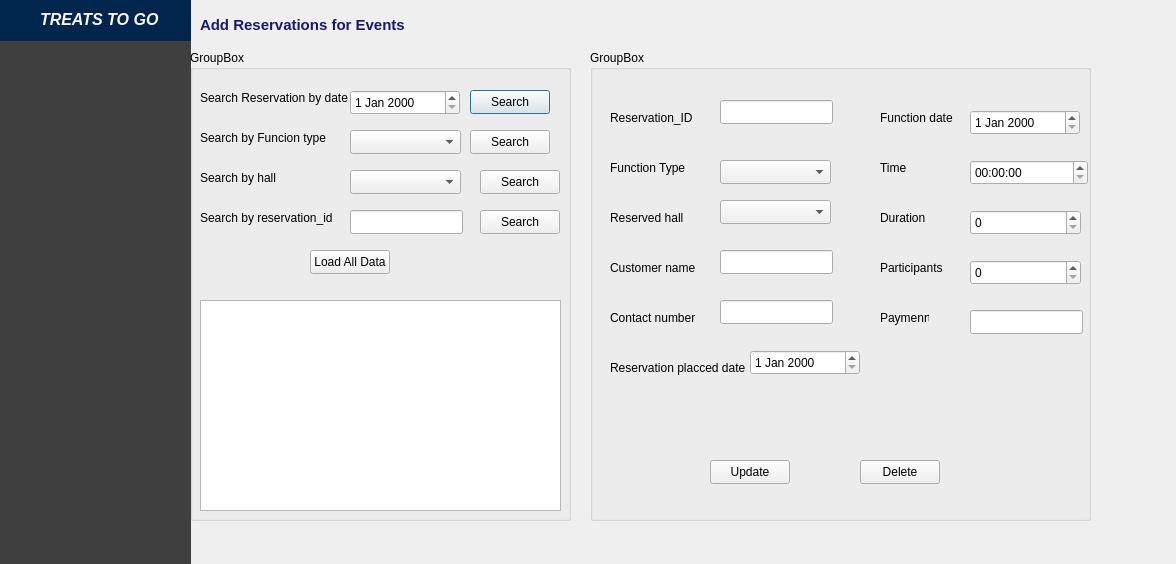
<?xml version="1.0" encoding="UTF-8"?>
<ui version="4.0">
 <class>notepaddapp</class>
 <widget class="QDialog" name="notepaddapp">
  <property name="geometry">
   <rect>
    <x>0</x>
    <y>0</y>
    <width>1176</width>
    <height>564</height>
   </rect>
  </property>
  <property name="windowTitle">
   <string>Dialog</string>
  </property>
  <widget class="QLabel" name="label_13">
   <property name="geometry">
    <rect>
     <x>0</x>
     <y>0</y>
     <width>191</width>
     <height>41</height>
    </rect>
   </property>
   <property name="styleSheet">
    <string notr="true">background-color: rgb(0, 38, 77);</string>
   </property>
   <property name="text">
    <string/>
   </property>
  </widget>
  <widget class="QLabel" name="label_20">
   <property name="geometry">
    <rect>
     <x>-10</x>
     <y>50</y>
     <width>211</width>
     <height>161</height>
    </rect>
   </property>
   <property name="styleSheet">
    <string notr="true">image: url(:/img/images/logo.png);</string>
   </property>
   <property name="text">
    <string/>
   </property>
  </widget>
  <widget class="QLabel" name="label_22">
   <property name="geometry">
    <rect>
     <x>40</x>
     <y>10</y>
     <width>121</width>
     <height>20</height>
    </rect>
   </property>
   <property name="text">
    <string>&lt;html&gt;&lt;head/&gt;&lt;body&gt;&lt;p&gt;&lt;span style=&quot; font-size:12pt; font-weight:700; font-style:italic; color:#fff6fe;&quot;&gt;TREATS TO GO&lt;/span&gt;&lt;/p&gt;&lt;/body&gt;&lt;/html&gt;</string>
   </property>
  </widget>
  <widget class="QLabel" name="label_15">
   <property name="geometry">
    <rect>
     <x>-10</x>
     <y>40</y>
     <width>201</width>
     <height>531</height>
    </rect>
   </property>
   <property name="styleSheet">
    <string notr="true">background-color: rgb(63, 63, 63);</string>
   </property>
   <property name="text">
    <string/>
   </property>
  </widget>
  <widget class="QLabel" name="label_14">
   <property name="geometry">
    <rect>
     <x>190</x>
     <y>0</y>
     <width>911</width>
     <height>41</height>
    </rect>
   </property>
   <property name="text">
    <string/>
   </property>
  </widget>
  <widget class="QLabel" name="label_21">
   <property name="geometry">
    <rect>
     <x>200</x>
     <y>10</y>
     <width>291</width>
     <height>31</height>
    </rect>
   </property>
   <property name="text">
    <string>&lt;html&gt;&lt;head/&gt;&lt;body&gt;&lt;p&gt;&lt;span style=&quot; font-size:11pt; font-weight:700; color:#191970;&quot;&gt;Add Reservations for Events&lt;/span&gt;&lt;/p&gt;&lt;/body&gt;&lt;/html&gt;</string>
   </property>
  </widget>
  <widget class="QGroupBox" name="groupBox">
   <property name="geometry">
    <rect>
     <x>190</x>
     <y>50</y>
     <width>381</width>
     <height>471</height>
    </rect>
   </property>
   <property name="title">
    <string>GroupBox</string>
   </property>
   <widget class="QLabel" name="label_19">
    <property name="geometry">
     <rect>
      <x>10</x>
      <y>160</y>
      <width>161</width>
      <height>16</height>
     </rect>
    </property>
    <property name="text">
     <string>Search by reservation_id</string>
    </property>
   </widget>
   <widget class="QLabel" name="label_16">
    <property name="geometry">
     <rect>
      <x>10</x>
      <y>40</y>
      <width>161</width>
      <height>16</height>
     </rect>
    </property>
    <property name="text">
     <string>Search Reservation by date</string>
    </property>
   </widget>
   <widget class="QLabel" name="label_18">
    <property name="geometry">
     <rect>
      <x>10</x>
      <y>120</y>
      <width>161</width>
      <height>16</height>
     </rect>
    </property>
    <property name="text">
     <string>Search by hall</string>
    </property>
   </widget>
   <widget class="QLabel" name="label_17">
    <property name="geometry">
     <rect>
      <x>10</x>
      <y>80</y>
      <width>161</width>
      <height>16</height>
     </rect>
    </property>
    <property name="text">
     <string>Search by Funcion type</string>
    </property>
   </widget>
   <widget class="QDateEdit" name="dateEdit">
    <property name="geometry">
     <rect>
      <x>160</x>
      <y>40</y>
      <width>110</width>
      <height>25</height>
     </rect>
    </property>
   </widget>
   <widget class="QComboBox" name="comboBox">
    <property name="geometry">
     <rect>
      <x>160</x>
      <y>80</y>
      <width>111</width>
      <height>24</height>
     </rect>
    </property>
   </widget>
   <widget class="QComboBox" name="comboBox_2">
    <property name="geometry">
     <rect>
      <x>160</x>
      <y>120</y>
      <width>111</width>
      <height>24</height>
     </rect>
    </property>
   </widget>
   <widget class="QLineEdit" name="lineEdit">
    <property name="geometry">
     <rect>
      <x>160</x>
      <y>160</y>
      <width>113</width>
      <height>24</height>
     </rect>
    </property>
   </widget>
   <widget class="QPushButton" name="pushButton">
    <property name="geometry">
     <rect>
      <x>280</x>
      <y>40</y>
      <width>80</width>
      <height>24</height>
     </rect>
    </property>
    <property name="text">
     <string>Search</string>
    </property>
   </widget>
   <widget class="QPushButton" name="pushButton_2">
    <property name="geometry">
     <rect>
      <x>280</x>
      <y>80</y>
      <width>80</width>
      <height>24</height>
     </rect>
    </property>
    <property name="text">
     <string>Search</string>
    </property>
   </widget>
   <widget class="QPushButton" name="pushButton_3">
    <property name="geometry">
     <rect>
      <x>290</x>
      <y>120</y>
      <width>80</width>
      <height>24</height>
     </rect>
    </property>
    <property name="text">
     <string>Search</string>
    </property>
   </widget>
   <widget class="QPushButton" name="pushButton_4">
    <property name="geometry">
     <rect>
      <x>290</x>
      <y>160</y>
      <width>80</width>
      <height>24</height>
     </rect>
    </property>
    <property name="text">
     <string>Search</string>
    </property>
   </widget>
   <widget class="QPushButton" name="pushButton_5">
    <property name="geometry">
     <rect>
      <x>120</x>
      <y>200</y>
      <width>80</width>
      <height>24</height>
     </rect>
    </property>
    <property name="text">
     <string>Load All Data</string>
    </property>
   </widget>
   <widget class="QTableView" name="tableView">
    <property name="geometry">
     <rect>
      <x>10</x>
      <y>250</y>
      <width>361</width>
      <height>211</height>
     </rect>
    </property>
   </widget>
  </widget>
  <widget class="QGroupBox" name="groupBox_2">
   <property name="geometry">
    <rect>
     <x>590</x>
     <y>50</y>
     <width>501</width>
     <height>471</height>
    </rect>
   </property>
   <property name="title">
    <string>GroupBox</string>
   </property>
   <widget class="QLabel" name="label_7">
    <property name="geometry">
     <rect>
      <x>20</x>
      <y>310</y>
      <width>141</width>
      <height>16</height>
     </rect>
    </property>
    <property name="text">
     <string>Reservation placced date</string>
    </property>
   </widget>
   <widget class="QLabel" name="label_11">
    <property name="geometry">
     <rect>
      <x>290</x>
      <y>210</y>
      <width>101</width>
      <height>16</height>
     </rect>
    </property>
    <property name="text">
     <string>Participants</string>
    </property>
   </widget>
   <widget class="QLabel" name="label_9">
    <property name="geometry">
     <rect>
      <x>290</x>
      <y>110</y>
      <width>49</width>
      <height>16</height>
     </rect>
    </property>
    <property name="text">
     <string>Time</string>
    </property>
   </widget>
   <widget class="QLabel" name="label_4">
    <property name="geometry">
     <rect>
      <x>20</x>
      <y>160</y>
      <width>101</width>
      <height>16</height>
     </rect>
    </property>
    <property name="text">
     <string>Reserved hall</string>
    </property>
   </widget>
   <widget class="QLabel" name="label_2">
    <property name="geometry">
     <rect>
      <x>20</x>
      <y>110</y>
      <width>91</width>
      <height>16</height>
     </rect>
    </property>
    <property name="text">
     <string>Function Type</string>
    </property>
   </widget>
   <widget class="QLabel" name="label_8">
    <property name="geometry">
     <rect>
      <x>290</x>
      <y>60</y>
      <width>91</width>
      <height>16</height>
     </rect>
    </property>
    <property name="text">
     <string>Function date</string>
    </property>
   </widget>
   <widget class="QLabel" name="label_6">
    <property name="geometry">
     <rect>
      <x>20</x>
      <y>260</y>
      <width>101</width>
      <height>16</height>
     </rect>
    </property>
    <property name="text">
     <string>Contact number</string>
    </property>
   </widget>
   <widget class="QLabel" name="label_10">
    <property name="geometry">
     <rect>
      <x>290</x>
      <y>160</y>
      <width>49</width>
      <height>16</height>
     </rect>
    </property>
    <property name="text">
     <string>Duration</string>
    </property>
   </widget>
   <widget class="QLabel" name="label_5">
    <property name="geometry">
     <rect>
      <x>20</x>
      <y>210</y>
      <width>91</width>
      <height>16</height>
     </rect>
    </property>
    <property name="text">
     <string>Customer name</string>
    </property>
   </widget>
   <widget class="QLabel" name="label">
    <property name="geometry">
     <rect>
      <x>20</x>
      <y>60</y>
      <width>121</width>
      <height>16</height>
     </rect>
    </property>
    <property name="text">
     <string>Reservation_ID</string>
    </property>
   </widget>
   <widget class="QLabel" name="label_12">
    <property name="geometry">
     <rect>
      <x>290</x>
      <y>260</y>
      <width>49</width>
      <height>16</height>
     </rect>
    </property>
    <property name="text">
     <string>Paymenrt</string>
    </property>
   </widget>
   <widget class="QLineEdit" name="lineEdit_2">
    <property name="geometry">
     <rect>
      <x>130</x>
      <y>50</y>
      <width>113</width>
      <height>24</height>
     </rect>
    </property>
   </widget>
   <widget class="QComboBox" name="comboBox_3">
    <property name="geometry">
     <rect>
      <x>130</x>
      <y>110</y>
      <width>111</width>
      <height>24</height>
     </rect>
    </property>
   </widget>
   <widget class="QComboBox" name="comboBox_4">
    <property name="geometry">
     <rect>
      <x>130</x>
      <y>150</y>
      <width>111</width>
      <height>24</height>
     </rect>
    </property>
   </widget>
   <widget class="QLineEdit" name="lineEdit_3">
    <property name="geometry">
     <rect>
      <x>130</x>
      <y>200</y>
      <width>113</width>
      <height>24</height>
     </rect>
    </property>
   </widget>
   <widget class="QLineEdit" name="lineEdit_4">
    <property name="geometry">
     <rect>
      <x>130</x>
      <y>250</y>
      <width>113</width>
      <height>24</height>
     </rect>
    </property>
   </widget>
   <widget class="QDateEdit" name="dateEdit_2">
    <property name="geometry">
     <rect>
      <x>160</x>
      <y>300</y>
      <width>110</width>
      <height>25</height>
     </rect>
    </property>
   </widget>
   <widget class="QDateEdit" name="dateEdit_3">
    <property name="geometry">
     <rect>
      <x>380</x>
      <y>60</y>
      <width>110</width>
      <height>25</height>
     </rect>
    </property>
   </widget>
   <widget class="QTimeEdit" name="timeEdit">
    <property name="geometry">
     <rect>
      <x>380</x>
      <y>110</y>
      <width>118</width>
      <height>25</height>
     </rect>
    </property>
   </widget>
   <widget class="QSpinBox" name="spinBox">
    <property name="geometry">
     <rect>
      <x>380</x>
      <y>160</y>
      <width>111</width>
      <height>25</height>
     </rect>
    </property>
   </widget>
   <widget class="QSpinBox" name="spinBox_2">
    <property name="geometry">
     <rect>
      <x>380</x>
      <y>210</y>
      <width>111</width>
      <height>25</height>
     </rect>
    </property>
   </widget>
   <widget class="QLineEdit" name="lineEdit_5">
    <property name="geometry">
     <rect>
      <x>380</x>
      <y>260</y>
      <width>113</width>
      <height>24</height>
     </rect>
    </property>
   </widget>
   <widget class="QPushButton" name="pushButton_6">
    <property name="geometry">
     <rect>
      <x>120</x>
      <y>410</y>
      <width>80</width>
      <height>24</height>
     </rect>
    </property>
    <property name="text">
     <string>Update</string>
    </property>
   </widget>
   <widget class="QPushButton" name="pushButton_7">
    <property name="geometry">
     <rect>
      <x>270</x>
      <y>410</y>
      <width>80</width>
      <height>24</height>
     </rect>
    </property>
    <property name="text">
     <string>Delete</string>
    </property>
   </widget>
  </widget>
  <zorder>label_15</zorder>
  <zorder>label_13</zorder>
  <zorder>label_20</zorder>
  <zorder>label_22</zorder>
  <zorder>label_14</zorder>
  <zorder>label_21</zorder>
  <zorder>groupBox</zorder>
  <zorder>groupBox_2</zorder>
 </widget>
 <resources/>
 <connections/>
</ui>
